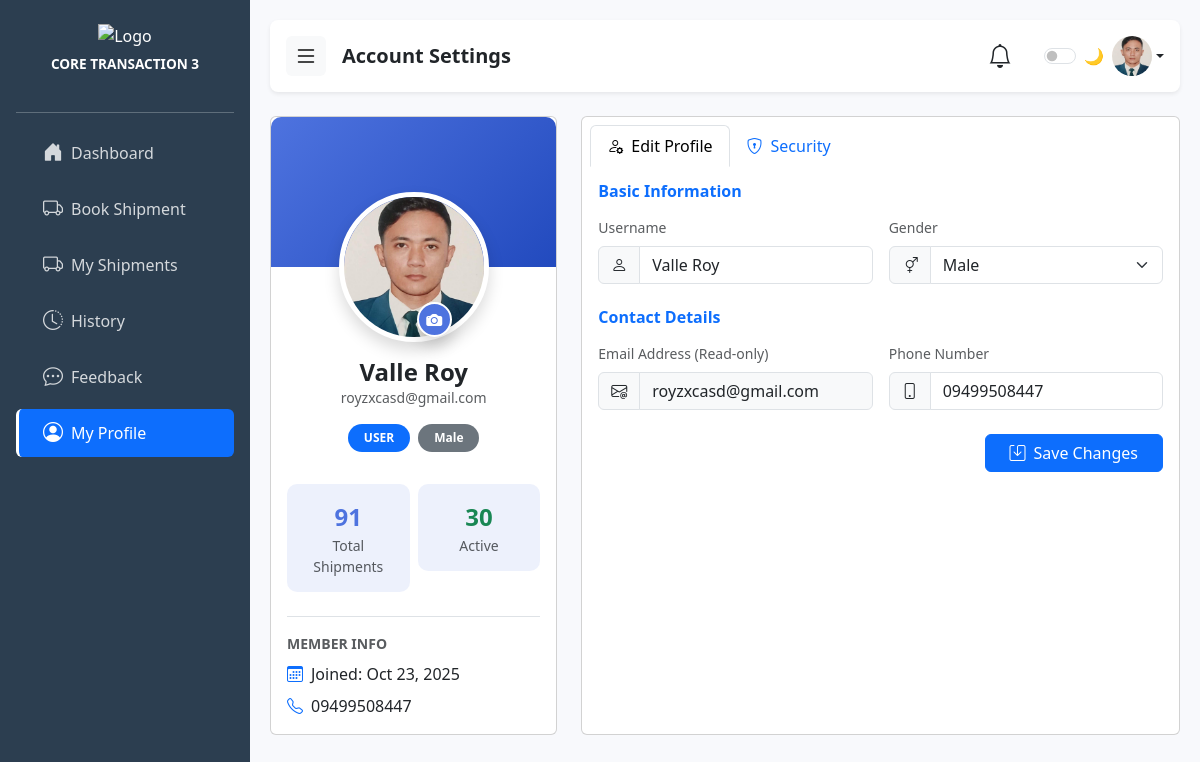
The page /user-profile.php (signed in) on the database its author committed.
### tables this page shows
CREATE TABLE `accounts` (
  `id` int(11) NOT NULL,
  `username` varchar(255) DEFAULT NULL,
  `email` varchar(100) NOT NULL,
  `phone_number` varchar(20) DEFAULT NULL,
  `gender` enum('Male','Female','Other') DEFAULT NULL,
  `password` varchar(255) DEFAULT NULL,
  `profile_image` varchar(255) DEFAULT NULL,
  `role` enum('admin','user','customer','super admin') DEFAULT 'user',
  `created_at` timestamp NOT NULL DEFAULT current_timestamp(),
  `otp_hash` varchar(255) DEFAULT NULL,
  `otp_expires_at` datetime DEFAULT NULL,
  `otp_attempts` int(11) DEFAULT 0,
  `last_otp_sent_at` datetime NOT NULL DEFAULT current_timestamp()
);

### user-profile.php (the view, shortened to what this page needs)
<?php
include('connection.php');
$current_user_email = $_SESSION['email'];
$q = mysqli_query($conn, "SELECT * FROM accounts WHERE email='$current_user_email'");
$user = mysqli_fetch_assoc($q);
$user_id = $user['id'];
$profileImage = !empty($user['profile_image']) ? $user['profile_image'] : 'user.png';
$totalShip = 0; $activeShip = 0;
if($statQ = mysqli_query($conn, "SELECT COUNT(*) as total, SUM(CASE WHEN status IN ('Pending', 'In Transit', 'Processing') THEN 1 ELSE 0 END) as active FROM shipments WHERE user_id='$user_id'")) {
    $stats = mysqli_fetch_assoc($statQ);
    $totalShip = $stats['total'] ?? 0;
    $activeShip = $stats['active'] ?? 0;
}
?>
<!DOCTYPE html>
<html lang="en">
<head>
    <link href="https://cdn.jsdelivr.net/npm/bootstrap@5.3.3/dist/css/bootstrap.min.css" rel="stylesheet">
    <link rel="stylesheet" href="https://cdn.jsdelivr.net/npm/bootstrap-icons@1.11.1/font/bootstrap-icons.css">
</head>
<body>
    <div class="sidebar d-flex flex-column flex-shrink-0 p-3" id="sidebar">
        <div class="text-center mb-4 mt-2">
            <img src="Remorig.png" alt="Logo" class="img-fluid mb-2" style="max-width: 140px;">
            <h6 class="fw-semibold text-uppercase text-light-50 mb-0" style="font-size: 0.85rem;">Core Transaction 3</h6>
        </div>
        <hr class="text-light opacity-25">
        <ul class="nav nav-pills flex-column mb-auto">
            <li class="nav-item mb-2"><a href="user.php" class="nav-link"><i class="bi bi-house-door-fill fs-5 me-2"></i>Dashboard</a></li>
            <li class="nav-item mb-2"><a href="bookshipment.php" class="nav-link"><i class="bi bi-truck fs-5 me-2"></i>Book Shipment</a></li>
            <li class="nav-item mb-2"><a href="My_shipment.php" class="nav-link"><i class="bi bi-truck fs-5 me-2"></i>My Shipments</a></li>
            <li class="nav-item mb-2"><a href="shiphistory.php" class="nav-link"><i class="bi bi-clock-history fs-5 me-2"></i>History</a></li>
            <li class="nav-item mb-2"><a href="feedback.php" class="nav-link"><i class="bi bi-chat-dots fs-5 me-2"></i>Feedback</a></li>
            <li class="nav-item mb-2"><a href="user-profile.php" class="nav-link active"><i class="bi bi-person-circle fs-5 me-2"></i>My Profile</a></li>
        </ul>
    </div>
    <div class="content" id="mainContent">
        <header class="header d-flex align-items-center justify-content-between px-3 py-3 mb-4 bg-white shadow-sm rounded-3 sticky-top">
            <div class="d-flex align-items-center gap-3">
                <button class="btn btn-light border-0 p-2" id="hamburger"><i class="bi bi-list fs-4"></i></button>
                <div><h5 class="fw-semibold mb-0">Account Settings</h5></div>
            </div>
            <div class="d-flex align-items-center gap-2">
                <div class="dropdown me-3">
                    <a href="#" class="text-dark position-relative" id="notifDropdown" data-bs-toggle="dropdown" onclick="markRead()">
                        <i class="bi bi-bell fs-4"></i>
                    </a>
                </div>
                <div class="form-check form-switch mb-0 ms-2">
                    <label class="form-check-label d-none d-sm-inline" for="userThemeToggle">🌙</label>
                    <input class="form-check-input" type="checkbox" role="switch" id="userThemeToggle">
                </div>
                <div class="dropdown">
                    <a href="#" class="d-flex align-items-center text-decoration-none text-dark dropdown-toggle" data-bs-toggle="dropdown">
                        <img src="<?php echo $profileImage; ?>" alt="Profile" class="rounded-circle" width="40" height="40" style="object-fit:cover;">
                    </a>
                </div>
            </div>
        </header>
        <div class="row g-4">
            <div class="col-lg-4">
                <div class="card h-100">
                    <div class="card-body pt-0">
                        <div class="profile-avatar-container">
                            <img src="<?php echo $profileImage; ?>" class="profile-avatar shadow" alt="User">
                            <label for="fileUpload" class="upload-icon shadow" title="Change Photo">
                                <i class="bi bi-camera-fill"></i>
                            </label>
                        </div>
                        <div class="text-center mt-3">
                            <h4 class="fw-bold mb-0"><?php echo htmlspecialchars($user['username']); ?></h4>
                            <p class="text-muted small mb-3"><?php echo htmlspecialchars($user['email']); ?></p>
                            <div class="d-flex justify-content-center gap-2">
                                <span class="badge bg-primary px-3 py-2 rounded-pill"><?php echo strtoupper($user['role']); ?></span>
                                <?php if(!empty($user['gender'])): ?>
                                    <span class="badge bg-secondary px-3 py-2 rounded-pill"><?php echo ucfirst($user['gender']); ?></span>
                                <?php endif; ?>
                            </div>
                        </div>
                        <div class="row mt-4 g-2">
                            <div class="col-6">
                                <div class="stat-box">
                                    <span class="stat-num"><?php echo $totalShip; ?></span>
                                    <small class="text-muted">Total Shipments</small>
                                </div>
                            </div>
                            <div class="col-6">
                                <div class="stat-box">
                                    <span class="stat-num text-success"><?php echo $activeShip; ?></span>
                                    <small class="text-muted">Active</small>
                                </div>
                            </div>
                        </div>
                        <div class="mt-4 pt-3 border-top">
                            <small class="text-muted d-block mb-2 fw-bold text-uppercase">Member Info</small>
                            <div class="d-flex align-items-center gap-2 mb-2">
                                <i class="bi bi-calendar3 text-primary"></i>
                                <span>Joined: <?php echo date('M d, Y', strtotime($user['created_at'])); ?></span>
                            </div>
                            <div class="d-flex align-items-center gap-2">
                                <i class="bi bi-telephone text-primary"></i>
                                <span><?php echo !empty($user['phone_number']) ? $user['phone_number'] : 'No phone linked'; ?></span>
                            </div>
                        </div>
                    </div>
                </div>
            </div>
            <div class="col-lg-8">
                <div class="card h-100">
                    <div class="card-header bg-transparent border-bottom-0">
                        <ul class="nav nav-tabs card-header-tabs" id="profileTabs" role="tablist">
                            <li class="nav-item">
                                <button class="nav-link active" data-bs-toggle="tab" data-bs-target="#edit-profile">
                                    <i class="bi bi-person-gear me-2"></i>Edit Profile
                                </button>
                            </li>
                            <li class="nav-item">
                                <button class="nav-link" data-bs-toggle="tab" data-bs-target="#security">
                                    <i class="bi bi-shield-lock me-2"></i>Security
                                </button>
                            </li>
                        </ul>
                    </div>
                    <div class="card-body">
                        <div class="tab-content">
                            <div class="tab-pane fade show active" id="edit-profile">
                                <form method="POST">
                                    <h6 class="fw-bold text-primary mb-3">Basic Information</h6>
                                    <div class="row g-3 mb-3">
                                        <div class="col-md-6">
                                            <label class="form-label small text-muted">Username</label>
                                            <div class="input-group">
                                                <span class="input-group-text"><i class="bi bi-person"></i></span>
                                                <input type="text" name="username" class="form-control" value="<?php echo htmlspecialchars($user['username']); ?>" required>
                                            </div>
                                        </div>
                                        <div class="col-md-6">
                                            <label class="form-label small text-muted">Gender</label>
                                            <div class="input-group">
                                                <span class="input-group-text"><i class="bi bi-gender-ambiguous"></i></span>
                                                <select name="gender" class="form-select">
                                                    <option value="Male" <?php echo ($user['gender'] == 'Male') ? 'selected' : ''; ?>>Male</option>
                                                </select>
                                            </div>
                                        </div>
                                    </div>
                                    <h6 class="fw-bold text-primary mb-3 mt-4">Contact Details</h6>
                                    <div class="row g-3 mb-3">
                                        <div class="col-md-6">
                                            <label class="form-label small text-muted">Email Address (Read-only)</label>
                                            <div class="input-group">
                                                <span class="input-group-text bg-light"><i class="bi bi-envelope-at"></i></span>
                                                <input type="email" class="form-control bg-light" value="<?php echo htmlspecialchars($user['email']); ?>" readonly>
                                            </div>
                                        </div>
                                        <div class="col-md-6">
                                            <label class="form-label small text-muted">Phone Number</label>
                                            <div class="input-group">
                                                <span class="input-group-text"><i class="bi bi-phone"></i></span>
                                                <input type="text" name="phone_number" class="form-control" value="<?php echo htmlspecialchars($user['phone_number']); ?>" placeholder="09xxxxxxxxx">
                                            </div>
                                        </div>
                                    </div>
                                    <div class="text-end mt-4">
                                        <button type="submit" name="update_info" class="btn btn-primary px-4">
                                            <i class="bi bi-save me-2"></i>Save Changes
                                        </button>
                                    </div>
                                </form>
                            </div>
                        </div>
                    </div>
                </div>
            </div>
        </div>
    </div>
</body>
</html>

### user-profile.php (style rules this page uses)
:root { --sidebar-width: 250px; --primary-color: #4e73df; --dark-bg: #1a1a2e; }
body { font-family: 'Segoe UI', sans-serif; background-color: #f8f9fc; color: #212529; overflow-x: hidden; }
.sidebar { width: var(--sidebar-width); height: 100vh; position: fixed; left: 0; top: 0; background: #2c3e50; color: white; z-index: 1040; transition: all 0.3s ease; }
.content { margin-left: var(--sidebar-width); padding: 20px; transition: all 0.3s ease; min-height: 100vh; }
.sidebar a { color: rgba(255, 255, 255, 0.8); text-decoration: none; padding: .75rem 1.5rem; display: block; border-left: 3px solid transparent; }
.sidebar a:hover, .sidebar a.active { background-color: rgba(255, 255, 255, 0.1); color: white; border-left: 3px solid white; }
.profile-avatar-container { position: relative; margin-top: -75px; text-align: center; }
.profile-avatar { width: 150px; height: 150px; border-radius: 50%; border: 5px solid white; object-fit: cover; background: #fff; }
.upload-icon { position: absolute; bottom: 5px; right: 35%; background: var(--primary-color); color: white; width: 35px; height: 35px; border-radius: 50%; display: flex; align-items: center; justify-content: center; cursor: pointer; border: 2px solid white; transition: 0.2s; }
.stat-box { background: rgba(78, 115, 223, 0.1); padding: 15px; border-radius: 10px; text-align: center; }
.stat-num { font-size: 1.5rem; font-weight: bold; color: var(--primary-color); display: block; }

### rows shown on the page
accounts: profile_image (picture), username "Valle Roy", email "royzxcasd@gmail.com", role "USER", gender "Male", created_at "Oct 23, 2025", phone_number "09499508447"

### other values the page prints
$totalShip "91"
$activeShip "30"
